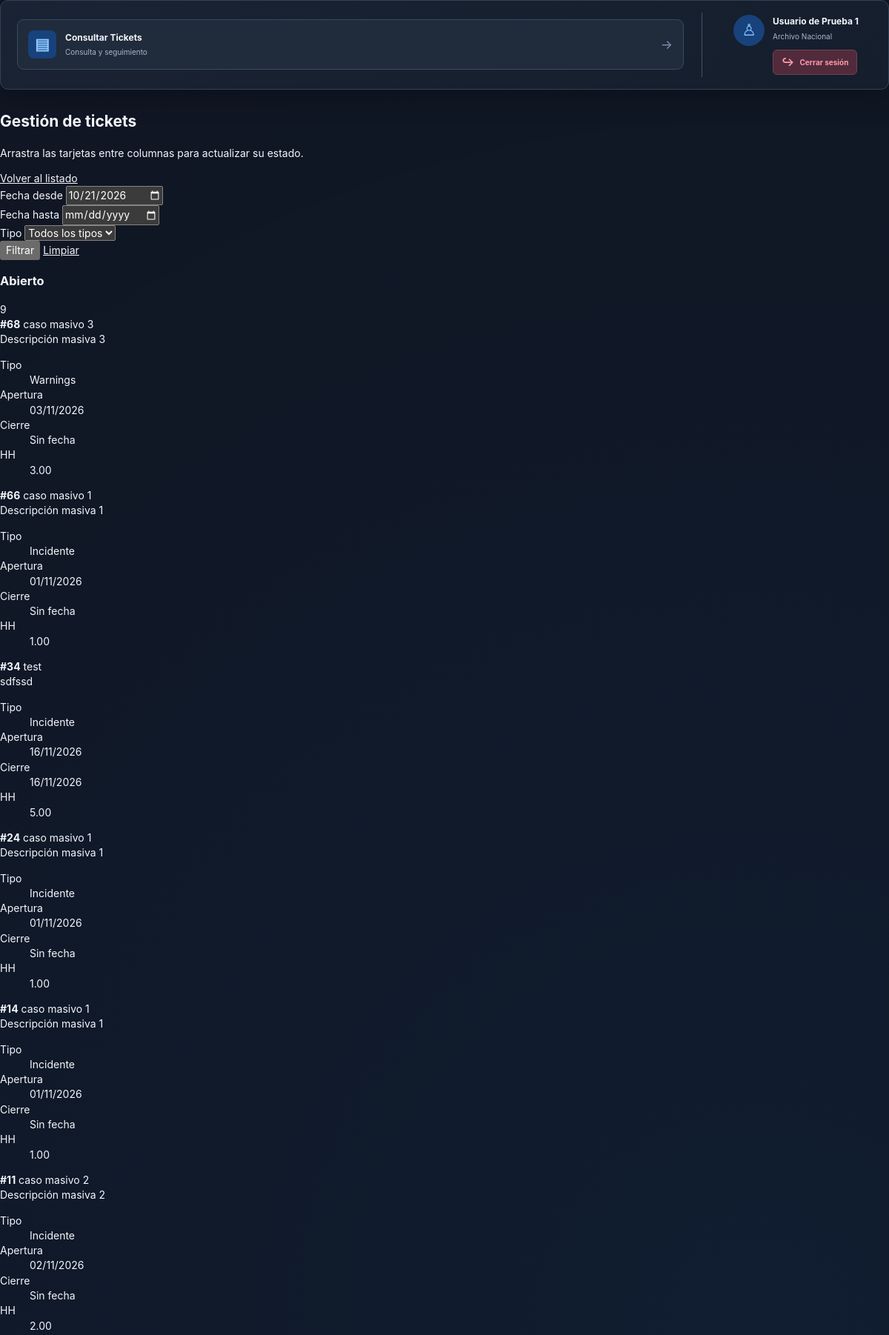
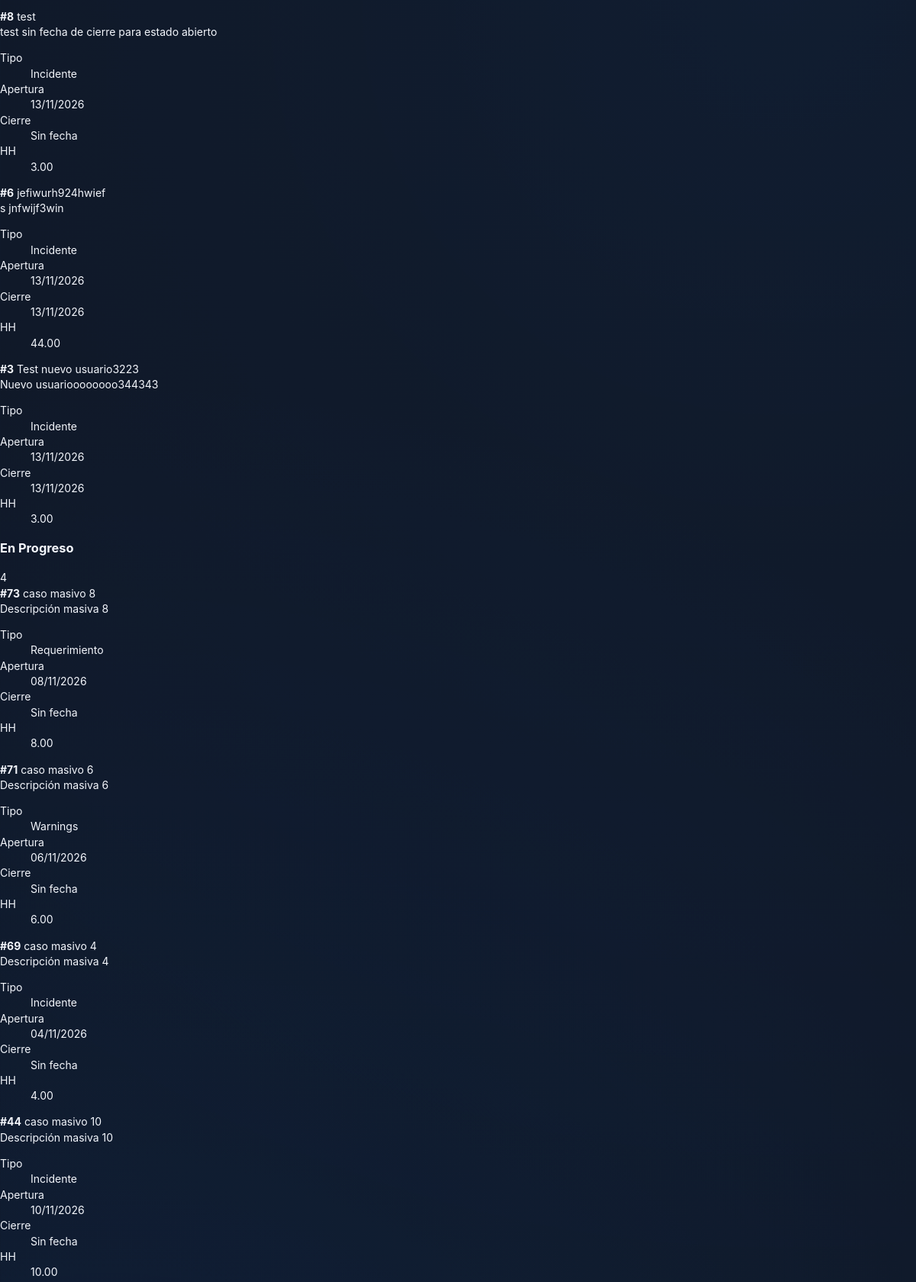
/tickets/gestion (signed in, upper part), run on the app's committed database (2 pictures, top to bottom).
### models/user.py (models this page shows, shortened)
class User(UserMixin, db.Model):
    __tablename__ = "Usuarios"
    IdUsuario = db.Column(
        db.Integer,
        primary_key=True
    )
    Usuario = db.Column(
        db.String(100),
        unique=True
    )
    NombreCompleto = db.Column(
        db.String(200)
    )
    Correo = db.Column(
        db.String(200)
    )
    PasswordHash = db.Column(
        db.String(500)
    )
    totp_secret = db.Column(
        db.Text,
        nullable=True
    )
    totp_verificado = db.Column(
        db.Boolean,
        default=False,
        nullable=False
    )
    Activo = db.Column(
        db.Boolean,
        default=True
    )
    IdPerfil = db.Column(
        db.Integer,
        db.ForeignKey("Perfiles.IdPerfil")
    )
    IdEmpresa = db.Column(
        db.Integer,
        db.ForeignKey("Empresas.IdEmpresa")
    )
    IdGrupo = db.Column(
        db.Integer,
        db.ForeignKey("GruposTrabajo.IdGrupo")
    )
    perfil = db.relationship("Perfil")
    empresa = db.relationship("Empresa")
    grupo = db.relationship("GrupoTrabajo", back_populates="usuarios")
    @property
    def EsAdministrador(self):
        return bool(self.perfil and self.perfil.EsAdministrador)

### models/company.py (models this page shows)
class Empresa(db.Model):
    __tablename__ = "Empresas"
    IdEmpresa = db.Column(db.Integer, primary_key=True)
    NombreEmpresa = db.Column(db.String(200), unique=True, nullable=False)
    grupos = db.relationship(
        "GrupoTrabajo",
        secondary="EmpresasGrupos",
        back_populates="empresas",
        order_by="GrupoTrabajo.NombreGrupo"
    )

### models/ticket.py (models this page shows)
class Ticket(db.Model):
    __tablename__ = "Tickets"
    IdTicket = db.Column(
        db.Integer,
        primary_key=True
    )
    FechaApertura = db.Column(
        db.DateTime
    )
    FechaCierre = db.Column(
        db.DateTime
    )
    Titulo = db.Column(
        db.String(300)
    )
    Descripcion = db.Column(
        db.Text
    )
    TotalHH = db.Column(
        db.Numeric(10,2)
    )
    Estado = db.Column(
        db.String(30)
    )
    IdTipoTicket = db.Column(
        db.Integer,
        db.ForeignKey("TiposTicket.IdTipoTicket"),
        nullable=False
    )
    UsuarioCreacion = db.Column(
        db.Integer,
        db.ForeignKey(
            "Usuarios.IdUsuario"
        )
    )
    usuario_creacion = db.relationship(
        "User",
        foreign_keys=[UsuarioCreacion]
    )
    tipo_ticket = db.relationship(
        "TipoTicket",
        foreign_keys=[IdTipoTicket]
    )

### models/tipo_ticket.py (models this page shows)
class TipoTicket(db.Model):
    __tablename__ = "TiposTicket"
    IdTipoTicket = db.Column(db.Integer, primary_key=True)
    NombreTipo = db.Column(db.String(100), unique=True, nullable=False)

### routes/tickets.py (the view)
@ticket_bp.route("/tickets/gestion")
@login_required
def gestion_tickets():
    (
        consulta,
        errores,
        valores_filtro,
        empresas,
        usuarios
    ) = _consulta_tickets_filtrada(incluir_estado=False)
    tickets = consulta.order_by(
        Ticket.IdTicket.desc()
    ).all() if not errores else []
    return render_template(
        "tickets/gestion_tickets.html",
        tickets=tickets,
        errores=errores,
        valores_filtro=valores_filtro,
        empresas=empresas,
        usuarios=usuarios,
        tipos_ticket=_obtener_tipos_ticket()
    ), 400 if errores else 200

### app.py (called while the page is built)
@login_manager.user_loader
def load_user(user_id):
    user = db.session.get(User, int(user_id))
    return user if user and user.Activo is not False else None

### routes/tickets.py (called while the page is built)
def _obtener_tipos_ticket():
    return TipoTicket.query.order_by(TipoTicket.NombreTipo).all()

### templates/tickets/gestion_tickets.html (shortened to what this page needs)
{% extends 'base.html' %}
{% block container_class %}contenedor-tickets{% endblock %}
{% block content %}
<div class="encabezado-tickets">
    <div>
        <h2>Gestión de tickets</h2>
        <p>Arrastra las tarjetas entre columnas para actualizar su estado.</p>
    </div>
    <div class="acciones-pagina">
        <a class="boton-secundario" href="{{ url_for('tickets.listar_tickets') }}">Volver al listado</a>
    </div>
</div>
<form class="filtros-tickets" method="get">
    <div class="campo-filtro">
        <label for="gestion_fecha_desde">Fecha desde</label>
        <input id="gestion_fecha_desde" name="fecha_desde" type="date" value="{{ valores_filtro.fecha_desde }}">
    </div>
    <div class="campo-filtro">
        <label for="gestion_fecha_hasta">Fecha hasta</label>
        <input id="gestion_fecha_hasta" name="fecha_hasta" type="date" value="{{ valores_filtro.fecha_hasta }}">
    </div>
    <div class="campo-filtro">
        <label for="gestion_tipo_ticket_id">Tipo</label>
        <select id="gestion_tipo_ticket_id" name="tipo_ticket_id">
            <option value="">Todos los tipos</option>
        </select>
    </div>
    <div class="acciones-filtros">
        <button type="submit">Filtrar</button>
        <a class="boton-secundario" href="{{ url_for('tickets.gestion_tickets') }}">Limpiar</a>
    </div>
</form>
<div class="kanban" aria-label="Tablero de gestión de tickets">
    {% for estado in ('Abierto', 'En Progreso', 'Cerrado') %}
    <section class="kanban-columna" data-estado="{{ estado }}" aria-label="Tickets {{ estado }}">
        <header class="kanban-columna-cabecera">
            <h3>{{ estado }}</h3>
            <span class="kanban-contador">{{ tickets|selectattr('Estado', 'equalto', estado)|list|length }}</span>
        </header>
        <div class="kanban-tarjetas">
            {% for ticket in tickets if ticket.Estado == estado %}
            <article class="kanban-tarjeta" draggable="true" data-ticket-id="{{ ticket.IdTicket }}" data-estado="{{ estado }}">
                <div class="kanban-tarjeta-titulo"><strong>#{{ ticket.IdTicket }}</strong> {{ ticket.Titulo }}</div>
                <div class="kanban-descripcion">{{ ticket.Descripcion }}</div>
                <dl class="kanban-detalles">
                    <dt>Tipo</dt><dd>{{ ticket.tipo_ticket.NombreTipo if ticket.tipo_ticket else 'Sin tipo' }}</dd>
                    <dt>Apertura</dt><dd>{{ ticket.FechaApertura.strftime('%d/%m/%Y') if ticket.FechaApertura else 'Sin fecha' }}</dd>
                    <dt>Cierre</dt><dd class="kanban-cierre">{{ ticket.FechaCierre.strftime('%d/%m/%Y') if ticket.FechaCierre else 'Sin fecha' }}</dd>
                    <dt>HH</dt><dd>{{ ticket.TotalHH }}</dd>
                </dl>
            </article>
            {% endfor %}
        </div>
    </section>
    {% endfor %}
</div>
{% endblock %}

### templates/base.html (shortened to what this page needs)
<!DOCTYPE html>
<html lang="es">
<head>
    <link rel="stylesheet"
          href="{{ url_for('static', filename='css/style_oscuro.css') }}">
</head>
<body>
<div class="container {% block container_class %}{% endblock %}">
    {% if current_user.is_authenticated %}
    <header class="internal-topbar">
        <nav class="internal-options">
            <a href="{{ url_for('tickets.listar_tickets') }}"
               class="internal-option">
                <span class="internal-option-icon blue">▤</span>
                <span class="internal-option-text">
                    <strong>Consultar Tickets</strong>
                    <small>Consulta y seguimiento</small>
                </span>
                <span class="option-arrow">→</span>
            </a>
        </nav>
        <div class="user-profile">
            <div class="profile-avatar">
                ♙
            </div>
            <div class="profile-information">
                <strong>
                    {{ current_user.NombreCompleto or current_user.Usuario }}
                </strong>
                <small>
                    {{ current_user.empresa.NombreEmpresa
                       if current_user.empresa
                       else 'Sin empresa asignada' }}
                </small>
                <a href="/logout" class="logout-button">
                    <span>↪</span>
                    Cerrar sesión
                </a>
            </div>
        </div>
    </header>
    {% endif %}
    <main class="page-content">
        {% block content %}
        {% endblock %}
    </main>
</div>
</body>
</html>

### static/css/style_oscuro.css (style rules this page uses)
:root { color-scheme: dark; --bg: #101521; --sidebar: #151c2a; --panel: #1b2433; --panel-soft: #202a3a; --panel-hover: #263348; --border: #465267; --text: #f3f6fc; --muted: #aab6ca; --blue: #0875f9; --blue-light: #1685ff; --green: #64e7a2; --cyan: #59d7f2; --purple: #c79aff; --red: #ff8297; --amber: #ffd05b; --radius-sm: 6px; --radius-md: 9px; --radius-lg: 12px; --shadow-card: 0 12px 35px rgba(0, 0, 0, .22); }
*, *::before, *::after { box-sizing: border-box; }
html { min-height: 100%; scroll-behavior: smooth; }
body { margin: 0; min-width: 320px; min-height: 100vh; background: radial-gradient(circle at 12% 45%, rgba(8, 117, 249, .10), transparent 35%), radial-gradient(circle at 85% 20%, rgba(22, 133, 255, .07), transparent 30%), var(--bg); color: var(--text); font: 14px/1.45 Inter, "Segoe UI", Arial, sans-serif; }
button, input, select, textarea { font: inherit; }
button { cursor: pointer; }
a { color: inherit; }
.internal-topbar { display: flex; align-items: center; gap: 24px; width: 100%; min-height: 105px; padding: 17px 22px; background: linear-gradient( 145deg, #192333, #151e2c ); border: 1px solid #344155; border-radius: 11px; box-shadow: var(--shadow-card); }
.internal-options { display: flex; align-items: stretch; flex: 1; gap: 12px; min-width: 0; }
.internal-option { display: flex; align-items: center; gap: 12px; flex: 1; min-width: 0; min-height: 68px; padding: 11px 14px; border: 1px solid #3b4a60; border-radius: 9px; background: #202b3c; color: var(--text); text-decoration: none; transition: background .2s ease, border-color .2s ease, transform .2s ease; }
.internal-option-icon { display: grid; place-items: center; flex: 0 0 38px; width: 38px; height: 38px; border-radius: 8px; font-size: 21px; font-weight: 800; }
.internal-option-icon.blue { color: #8dc7ff; background: #17427b; }
.internal-option-text { display: flex; flex-direction: column; gap: 4px; flex: 1; min-width: 0; }
.internal-option-text strong { color: #f3f6fc; font-size: 12px; font-weight: 750; line-height: 1.3; }
.internal-option-text small { color: #aab6ca; font-size: 10px; }
.option-arrow { color: #8296b2; font-size: 17px; transition: transform .2s ease; }
.user-profile { display: flex; align-items: center; justify-content: center; gap: 11px; flex: 0 0 175px; min-width: 175px; }
.profile-avatar { display: grid; place-items: center; flex: 0 0 42px; width: 42px; height: 42px; border-radius: 50%; background: #17427b; color: #8dc7ff; font-size: 22px; }
.profile-information { display: flex; flex-direction: column; gap: 5px; min-width: 0; }
.profile-information strong { color: #f3f6fc; font-size: 12px; font-weight: 750; }
.profile-information small { color: #aab6ca; font-size: 11px; }
.container { width: 100%; min-height: 100vh; }
.internal-topbar { display: flex; align-items: center; gap: 24px; width: 100%; min-height: 112px; margin-bottom: 28px; padding: 16px 22px; background: linear-gradient( 145deg, #192333, #151e2c ); border: 1px solid #344155; border-radius: 11px; box-shadow: var(--shadow-card); }
.internal-option-text { display: flex; flex-direction: column; flex: 1; min-width: 0; gap: 4px; }
.internal-option-text small { color: var(--muted); font-size: 10px; }
.user-profile { display: flex; align-items: flex-start; justify-content: center; gap: 11px; flex: 0 0 205px; min-width: 205px; padding: 3px 0; }
.profile-information { display: flex; flex-direction: column; align-items: flex-start; gap: 5px; min-width: 0; }
.profile-information strong { max-width: 145px; overflow: hidden; color: #f3f6fc; font-size: 12px; font-weight: 750; text-overflow: ellipsis; white-space: nowrap; }
.profile-information small { color: #aab6ca; font-size: 10px; }
.logout-button { display: inline-flex; align-items: center; justify-content: center; gap: 7px; min-height: 29px; margin-top: 5px; padding: 5px 11px; border: 1px solid #754050; border-radius: 6px; background: #512b3b; color: #ff9bad; font-size: 10px; font-weight: 700; text-decoration: none; transition: background .2s ease, border-color .2s ease; }
.logout-button span { font-size: 15px; }
.page-content { width: 100%; min-width: 0; }

### data on the page
User: NombreCompleto "Usuario de Prueba 1"
Empresa: empresa "Archivo Nacional"
Ticket: IdTicket "68", Titulo "caso masivo 3", Descripcion "Descripción masiva 3", tipo_ticket "Warnings", FechaApertura "03/11/2026", FechaCierre "Sin fecha", TotalHH "3.00"
Ticket: IdTicket "66", Titulo "caso masivo 1", Descripcion "Descripción masiva 1", tipo_ticket "Incidente", FechaApertura "01/11/2026", FechaCierre "Sin fecha", TotalHH "1.00"
Ticket: IdTicket "34", Titulo "test", Descripcion "sdfssd", tipo_ticket "Incidente", FechaApertura "16/11/2026", FechaCierre "16/11/2026", TotalHH "5.00"
Ticket: IdTicket "24", Titulo "caso masivo 1", Descripcion "Descripción masiva 1", tipo_ticket "Incidente", FechaApertura "01/11/2026", FechaCierre "Sin fecha", TotalHH "1.00"
Ticket: IdTicket "14", Titulo "caso masivo 1", Descripcion "Descripción masiva 1", tipo_ticket "Incidente", FechaApertura "01/11/2026", FechaCierre "Sin fecha", TotalHH "1.00"
Ticket: IdTicket "11", Titulo "caso masivo 2", Descripcion "Descripción masiva 2", tipo_ticket "Incidente", FechaApertura "02/11/2026", FechaCierre "Sin fecha", TotalHH "2.00"
Ticket: IdTicket "8", Titulo "test", Descripcion "test sin fecha de cierre para estado abierto", tipo_ticket "Incidente", FechaApertura "13/11/2026", FechaCierre "Sin fecha", TotalHH "3.00"
Ticket: IdTicket "6", Titulo "jefiwurh924hwief", Descripcion "s jnfwijf3win", tipo_ticket "Incidente", FechaApertura "13/11/2026", FechaCierre "13/11/2026", TotalHH "44.00"
Ticket: IdTicket "3", Titulo "Test nuevo usuario3223", Descripcion "Nuevo usuarioooooooo344343", tipo_ticket "Incidente", FechaApertura "13/11/2026", FechaCierre "13/11/2026", TotalHH "3.00"
Ticket: IdTicket "73", Titulo "caso masivo 8", Descripcion "Descripción masiva 8", tipo_ticket "Requerimiento", FechaApertura "08/11/2026", FechaCierre "Sin fecha", TotalHH "8.00"
Ticket: IdTicket "71", Titulo "caso masivo 6", Descripcion "Descripción masiva 6", tipo_ticket "Warnings", FechaApertura "06/11/2026", FechaCierre "Sin fecha", TotalHH "6.00"
Ticket: IdTicket "69", Titulo "caso masivo 4", Descripcion "Descripción masiva 4", tipo_ticket "Incidente", FechaApertura "04/11/2026", FechaCierre "Sin fecha", TotalHH "4.00"
Ticket: IdTicket "44", Titulo "caso masivo 10", Descripcion "Descripción masiva 10", tipo_ticket "Incidente", FechaApertura "10/11/2026", FechaCierre "Sin fecha", TotalHH "10.00"

### other printed values
{{ estado }} "Abierto" "En Progreso"
{{ tickets|selectattr('Estado', 'equalto', estado)|list|length }} "9" "4"
